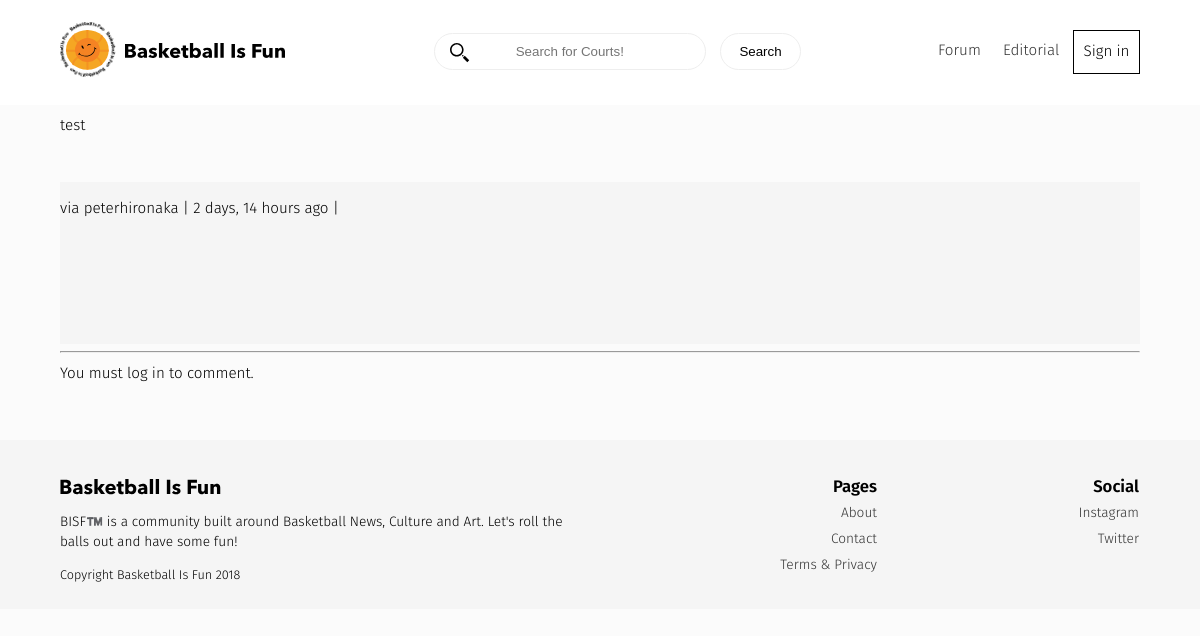
The app's page /comments/68/, older data.
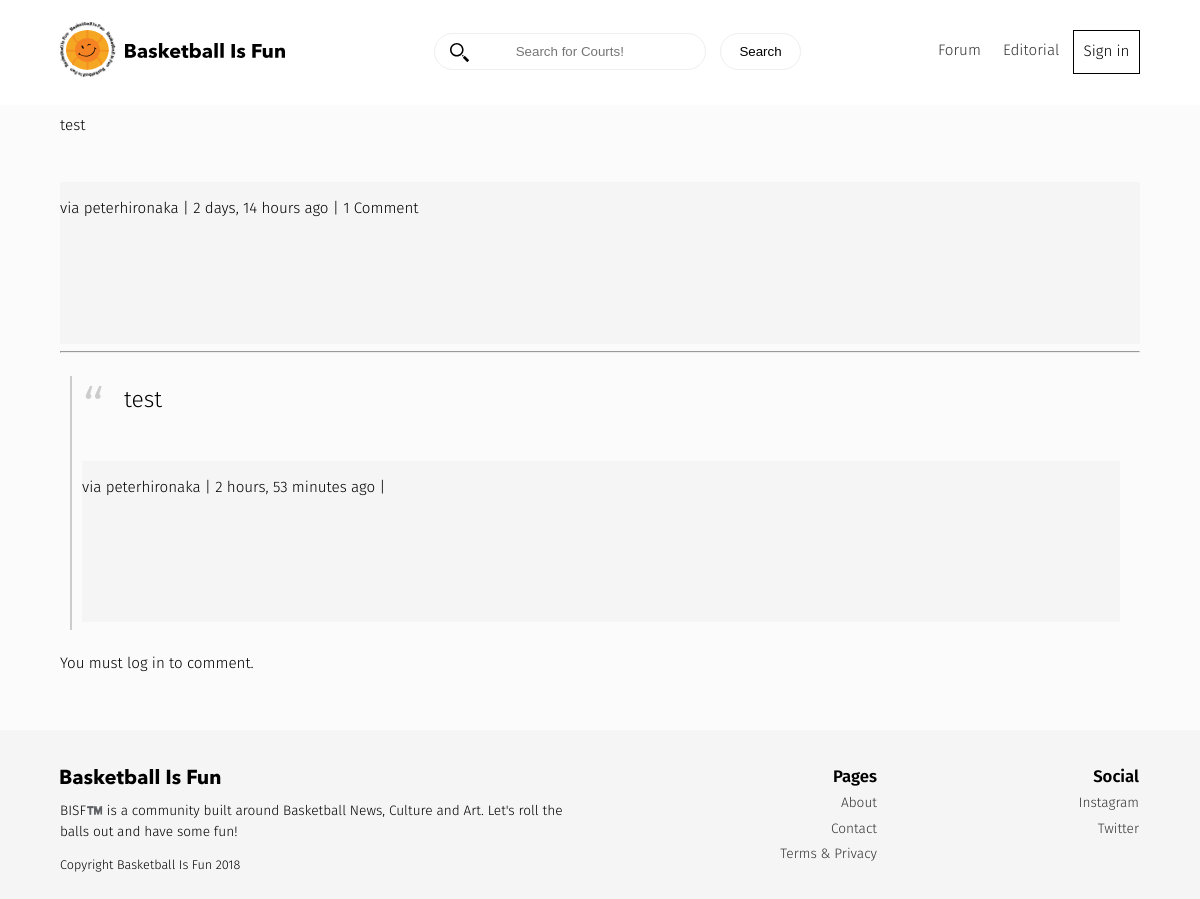
The same page, newer data.
### comments/models.py (models this page shows, shortened)
class Comment(models.Model):
    user        = models.ForeignKey(settings.AUTH_USER_MODEL, default=1)
    content_type = models.ForeignKey(ContentType, on_delete=models.CASCADE)
    object_id = models.PositiveIntegerField()
    content_object = GenericForeignKey('content_type', 'object_id')
    parent      = models.ForeignKey("self", null=True, blank=True)
    content     = models.TextField()
    timestamp   = models.DateTimeField(auto_now_add=True)
    objects = CommentManager()
    class Meta:
        ordering = ['-timestamp']
    def children(self): #replies
        return Comment.objects.filter(parent=self)
    @property
    def is_parent(self):
        if self.parent is not None:
            return False
        return True

### comments/views.py (the view, shortened to what this page needs)
# urls.py: url(r'^(?P<id>\d+)/$', comment_thread, name='thread'),
def comment_thread(request, id):
    try:
    	obj = Comment.objects.get(id=id)
    except:
    	raise Http404
    if not obj.is_parent:
   		obj = obj.parent
    content_object = obj.content_object # Post that the comment is on
    content_id = obj.content_object.id
    initial_data = {
            "content_type": obj.content_type,
            "object_id": obj.object_id
    }
    form = CommentForm(request.POST or None, initial=initial_data)
    context = {
        "comment": obj,
        "form": form,
    }
    return render(request, "comment_thread.html", context)

### comments/forms.py
class CommentForm(forms.Form):
	content_type = forms.CharField(widget=forms.HiddenInput)
	object_id = forms.IntegerField(widget=forms.HiddenInput)
	content = forms.CharField(label='',	widget=forms.Textarea)

### templates/comment_thread.html (shortened to what this page needs)
{% extends "base.html" %}
{% load urlify %}
{% load crispy_forms_tags %}
{% block content %}
<div class='col-sm-6 col-sm-offset-3'>
          <p>{{ comment.content }}</p>
          <footer>via {{ comment.user }} | {{ comment.timestamp|timesince }} ago | {% if comment.children.count > 0 %}{{ comment.children.count }} Comment {% endif %} </footer>
          <hr/>
          <div>
              {% for child_comment in comment.children %}
                <blockquote>
                <p>{{ child_comment.content }}</p>
                <footer>via {{ child_comment.user }} | {{ child_comment.timestamp|timesince }} ago |
                	{% if request.user == child_comment.user %} <a href="{{child_comment.get_delete_url }}">Delete</a> {% endif %}</footer>
                </blockquote>
             {% endfor %}
        {% if request.user.is_authenticated %}
            <form method="POST" action="."> {% csrf_token %}
                {{ form|crispy }}
                <input type='hidden' name='parent_id' value='{{ comment.id }}'>
                <input type='submit' value='Reply' class='btn btn-default'>
            </form>
                  {% else %}
        <p>You must log in to comment.</p>
        {% endif %}
        </div>
</div>
{% endblock content %}

### templates/base.html (shortened to what this page needs)
{% load staticfiles %}
{% load notifications_tags %}
<!DOCTYPE html>
<html lang="en">
<link rel="stylesheet" href='{% static "css/main.css" %}'  />
</head>
<body lang="en" class="{% block body_class %}default{% endblock body_class %}">
<header>
{% notifications_unread as unread_count %}
<div class="container">
<div class="logo">
<a href="/">
</a>
</div>
<nav class="navigation">
<form class="search-court--form" method='GET' action='/' >
<input type='text' name='q' class="search-court" placeholder='Search for Courts!' value='{{ request.GET.q }}'/>
<input type='submit' class="search-btn"  value='Search' />
</form>
<ul class="nav-list">
	<li><a href='{% url "forum:list" %}'>Forum</a></li>
	<li ><a href='{% url "posts:list" %}'>Editorial</a></li>
	{% if not request.user.is_authenticated %}
	<li ><a href='{% url "login" %}' class="signup">Sign in</a></li>
	{% endif %}
</ul>
</nav>
</header>
<div class="container {% block container-page %} {% endblock container-page %}">
{% block content %}{% endblock content %}
</div>
{% include "section/footer.html" %}
{% load static %}
</body>
</html>

### templates/section/footer.html (shortened to what this page needs)
<footer>
	<div class="container">
		<div class="logo-footer">
<p> BISF™️ is a community built around Basketball News, Culture and Art. Let's roll the balls out and have some fun! </p>
<small>Copyright Basketball Is Fun {% now "Y" %}</small>
		</div>
<div class="links-footer">
<ul>
	<h3>Pages</h3>
			<li><a href="/pages/about/">About</a></li>
			<li><a href="/pages/contact/">Contact</a></li>
			<li><a href="/pages/terms-and-conditions/">Terms & Privacy</a></li>
		</ul>
<ul>
	<h3>Social</h3>
			<li><a href="https://www.instagram.com/bball_is__fun/" target="_blank">Instagram</a></li>
			<li><a href="https://www.twitter.com/bball_is__fun/" target="_blank">Twitter</a></li>
		</ul>
</div>
	</div>
</footer>

### static/css/main.css (style rules this page uses)
.clear,footer { clear:both }
li,nav ul li { list-style:none }
body { font-family:'Fira Sans',sans-serif;border:0;padding:0;font-weight:300;-webkit-text-size-adjust:100%;-webkit-font-feature-settings:"kern" 1;-moz-font-feature-settings:"kern" 1;-o-font-feature-settings:"kern" 1;font-feature-settings:"kern" 1;font-kerning:normal;background-color:#fbfbfb;line-height:1.4;font-size:.95em;overflow-x:hidden }
body,html { min-height:100%;margin:0 }
footer { background:#f5f5f5;position:relative;width:100%;min-height:131px;padding:1em 0;bottom:0;line-height:1.5;margin-top:3em }
footer h3 { font-weight:600;font-size:1.1em;margin-bottom:6px }
.logo-footer { margin-top:1.5em }
footer .container { grid-template-columns:1fr 1fr }
footer .container .links-footer { display:grid;grid-template-columns:1fr 1fr;justify-items:right;text-align:right }
footer ul { padding:0 1px }
footer li { margin:0 0 3px }
footer li a,footer p { font-size:.9em }
.container { width:90%;display:grid;margin:0 auto;grid-column-gap:2rem;grid-template-columns:repeat(auto-fit,minmax(400px,2fr)) }
input { outline:0;border:1px solid #eee }
a { color:#333;text-decoration:none }
p { margin:10px 0 }
h1,h2,h3,h4 { margin:0 }
form { margin:30px 0;background:#fff }
#lockdown,.search-court,nav ul li a { text-align:center }
blockquote { border-left:2px solid #ccc;margin:1.5em 10px;padding:.5em 10px;quotes:"“" "”" "‘" "’" }
.search-btn,.search-court { padding:10px;border-radius:23px }
blockquote:before { color:#ccc;content:open-quote;font-size:4em;line-height:.1em;margin-right:.25em;vertical-align:-.4em }
blockquote p { display:inline;font-size:1.5em }
.search-court--form { position:relative;text-align:center }
.search-court--form:before { content:"";position:absolute;margin-left:16px;top:0;bottom:0;width:20px;}
.search-btn,.search-button { margin-left:10px;-webkit-transition:all .2s;cursor:pointer }
.search-court { min-width:250px;max-width:300px }
.search-btn { min-width:81px;background:#fff;transition:all .2s }
nav ul { display:grid;grid-template-columns:50px 62px 67px;padding:0;grid-gap:15px }
nav ul li a { margin:0;padding:4px 7px }
.signup { border:1px solid;color:#000 }
nav ul li a,nav ul li a:visited { display:block;cursor:pointer;text-decoration:none }
h3 { font-size:1.1em;line-height:1;margin:0;padding:8px 0 0 }
header .container { grid-template-columns:227px 2fr;min-height:auto }
header { background:#fff;min-height:90px;position:sticky;top:0;z-index:1000 }
.logo { margin:22px 0 }
nav { padding:1em 0;transition:all .6s cubic-bezier(.62,.04,.3,1.56);transition-delay:0s;transition-delay:.1s;grid-template-columns:3fr 1fr;display:grid;grid-column-gap:1em }
nav form { margin:18px 0 }
nav ul li { color:#fff;line-height:2.2 }

Row changes from the older to the newer data that the page shows:
shown differently, row unchanged: Comment "2 days, 14 hours": children.count (not shown) → "1"
added Comment: content "test", user "peterhironaka", timestamp "2 hours, 53 minutes"
Text that changed along with them:
text now shown: "Comment"
